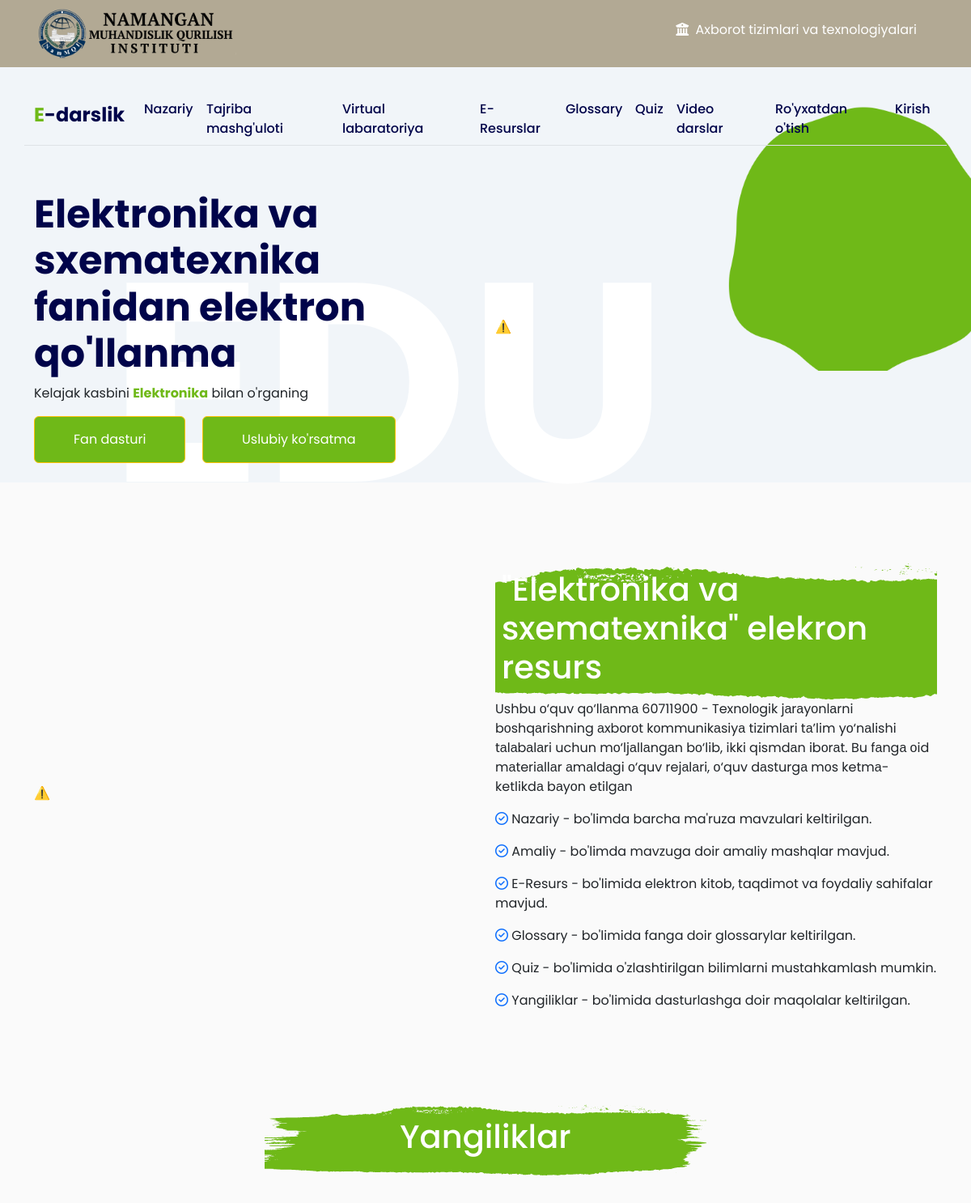
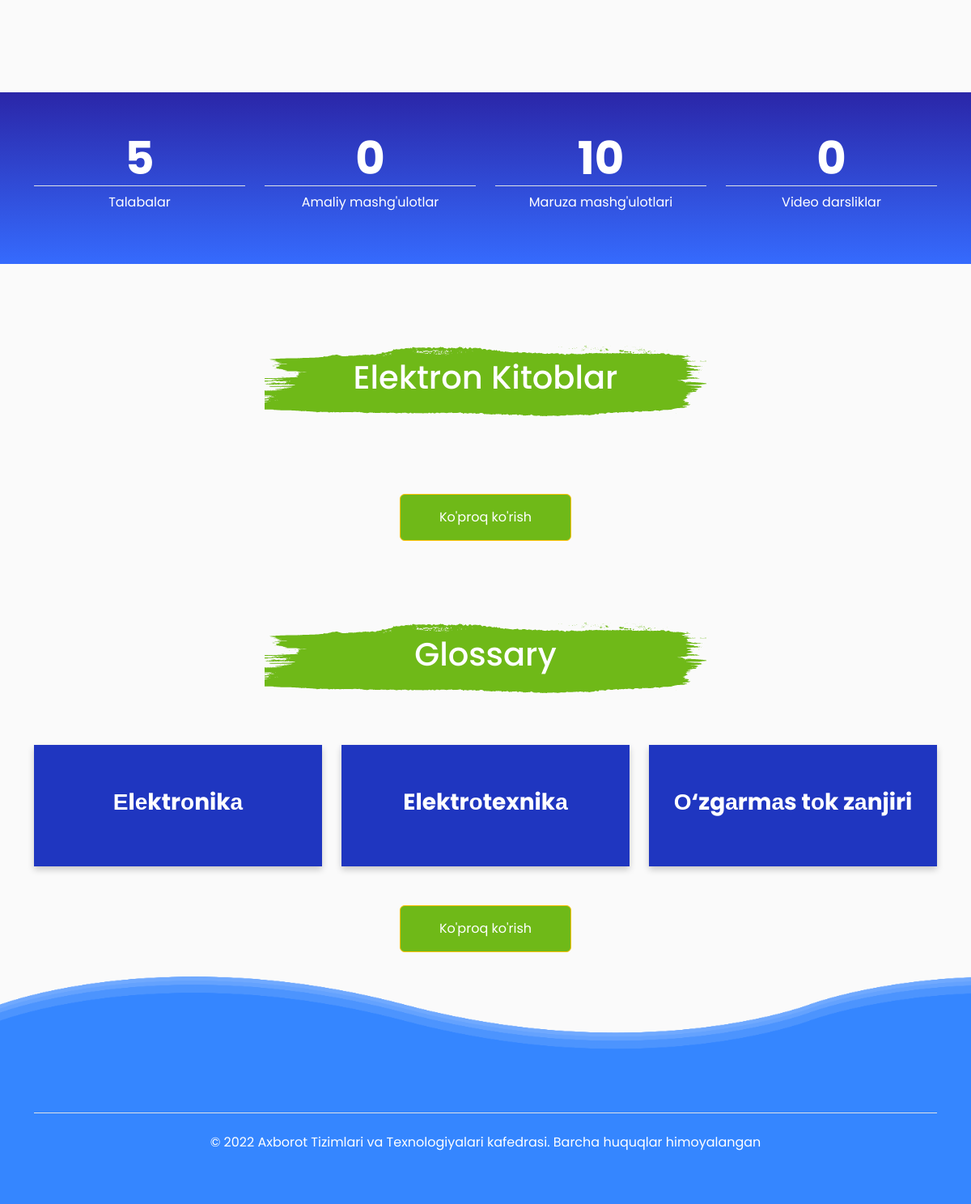
The page / on the database its author committed (2 pictures, top to bottom).
### e_darslik/models.py (models this page shows, shortened)
class Glossary(models.Model):
    name = models.CharField(max_length=255)
    description = models.CharField(max_length=255)

### e_darslik/views.py (the view)
# urls.py: path('', views.home_page, name='home'),
def home_page(request):
    users = User.objects.all().count()
    resources = Resource.objects.filter(resource__name='Kitob')
    glossaries = Glossary.objects.all()
    practis_themes = PractisTheme.objects.all().count()
    themes = Theme.objects.all().count()
    posts = Post.objects.all()
    videos = Video.objects.all().count()
    context = {
        'users': users,
        'books': resources,
        'glossaries': glossaries[:3],
        'practis_themes': practis_themes,
        'themes': themes,
        'videos': videos,
        'posts': posts,
    }
    return render(request, 'e_darslik/home.html', context)

### templates/e_darslik/home.html (shortened to what this page needs)
{% extends 'e_darslik/base.html' %}
{% load static %}
{% block content %}
{% include 'e_darslik/includes/navbar.html' %}
<section class="abuot mt-100">
    <div class="container">
        <div class="row">
            <div class="col-12 col-lg-6">
                               <lottie-player src="https://lottie.host/ae0340df-bc0d-4cd6-9c5b-1622acea6d05/yKCLMz6mxe.json" background="transparent" speed="1" style="width: 100%; height: 100%;" loop autoplay></lottie-player>
            </div>
            <div class="col-12 col-lg-6">
                <div class="title_img p-2 ">
                    <h1>"Elektronika va sxematexnika" elekron resurs</h1>
                </div>
                <p>Ushbu о‘quv qо‘llаnmа 60711900 - Texnоlоgik jаrаyоnlаrni bоshqаrishning аxbоrоt kоmmunikаsiyа tizimlаri tа’lim yо‘nаlishi tаlаbаlаri uchun mо‘ljаllаngаn bо‘lib, ikki qismdаn ibоrаt. Bu fаngа оid mаteriаllаr аmаldаgi о‘quv rejаlаri, о‘quv dаsturgа mоs ketmа-ketlikdа bаyоn etilgаn</p>
                <p>
                    <span><i class="fa-regular fa-circle-check text-primary"></i></span>
                    <span>Nazariy - bo'limda barcha ma'ruza mavzulari keltirilgan.</span>
                </p>
                <p>
                    <span><i class="fa-regular fa-circle-check text-primary"></i></span>
                    <span>Amaliy - bo'limda mavzuga doir amaliy mashqlar mavjud.</span>
                </p>
                <p>
                    <span><i class="fa-regular fa-circle-check text-primary"></i></span>
                    <span>E-Resurs - bo'limida elektron kitob, taqdimot va foydaliy sahifalar mavjud.</span>
                </p>
                <p>
                    <span><i class="fa-regular fa-circle-check text-primary"></i></span>
                    <span>Glossary - bo'limida fanga doir glossarylar keltirilgan.</span>
                </p>
                <p>
                    <span><i class="fa-regular fa-circle-check text-primary"></i></span>
                    <span>Quiz - bo'limida o'zlashtirilgan bilimlarni mustahkamlash mumkin.</span>
                </p>
                <p>
                    <span><i class="fa-regular fa-circle-check text-primary"></i></span>
                    <span>Yangiliklar - bo'limida dasturlashga doir maqolalar keltirilgan.</span>
                </p>
            </div>
        </div>
    </div>
</section>
<section class="advert mt-100">
    <div class="container">
        <div class="row justify-content-center">
            <div class="col-12 col-md-6">
                <div class="title_img p-3 mb-5">
                    <h1>Yangiliklar</h1>
                </div>
            </div>
        </div>
    </div>
</section>
<section class="animate_number mt-100">
    <div class="bg_animated">
        <video class="bg_animate" src="{% static 'img/animated_medium20211215-20299-1h3n3kk.mp4' %}" loop autoplay
               muted></video>
    </div>
    <div class="bg_glass text-white">
        <div class="container">
            <div class="row text-center py-5">
                <div class="col-12 col-md-6 col-lg-3">
                    <div>
                        <h1 class="fw-bold display-4 border-bottom">{{ users }}</h1>
                        <p>Talabalar</p>
                    </div>
                </div>
                <div class="col-12 col-md-6 col-lg-3">
                    <div>
                        <h1 class="fw-bold display-4 border-bottom">{{practis_themes}}</h1>
                        <p>Amaliy mashg'ulotlar</p>
                    </div>
                </div>
                <div class="col-12 col-md-6 col-lg-3">
                    <div>
                        <h1 class="fw-bold display-4 border-bottom">{{themes}}</h1>
                        <p>Maruza mashg'ulotlari</p>
                    </div>
                </div>
                <div class="col-12 col-md-6 col-lg-3">
                    <div>
                        <h1 class="fw-bold display-4 border-bottom">{{videos}}</h1>
                        <p>Video darsliklar</p>
                    </div>
                </div>
            </div>
        </div>
    </div>
</section>
<section class="cards mt-100">
    <div class="container">
        <div class="row justify-content-center">
            <div class="col-12 col-md-6">
                <div class="title_img p-3 mb-5">
                    <h1>Elektron Kitoblar</h1>
                </div>
            </div>
        </div>
        <center>
            <a href="{% url 'resources_page' %}" class="btn text-white first_bg btn-warning hvr-bounce-to-right mt-5 py-3 px-5">Ko'proq ko'rish</a>
        </center>
    </div>
</section>
<section class="glassary mt-100">
    <div class="container">
        <div class="row justify-content-center">
            <div class="col-12 col-md-6">
                <div class="title_img p-3 mb-5">
                    <h1>Glossary</h1>
                </div>
            </div>
        </div>
        <div class="row">
            {% for glossary in glossaries %}
            <div class="col-12 col-md-4 pt-3">
                <div class="flip-card">
                    <div class="flip-card-inner">
                        <div class="flip-card-front py-4">
                            <h3 class="fw-bold">{{glossary.name}}</h3>
                        </div>
                        <div class="flip-card-back p-3">
                            <p>{{glossary.description}}</p>
                        </div>
                    </div>
                </div>
            </div>
            {% endfor %}
        </div>
        <center>
            <a href="{% url 'glossary_page' %}" class="btn text-white btn-warning first_bg hvr-bounce-to-right mt-5 py-3 px-5">Ko'proq ko'rish</a>
        </center>
    </div>
</section>
{% include 'e_darslik/includes/footer.html' %}
{% endblock %}

### static/css/style.css (style rules this page uses)
* { margin: 0; padding: 0; box-sizing: border-box; font-family: 'Poppins', sans-serif; }
body { background: #fafafa !important; }
.mt-100 { margin-top: 100px; }
.first_bg { background: #6FB918 !important; }
.bg_glass { position: relative; z-index: 10; background: linear-gradient(0deg, rgba(48, 177, 242, 0.9), rgba(32, 91, 254, 0.9) 0%, rgba(20, 15, 159, 0.9) 100%); }
.bg_animated { width: 100%; height: 100%; object-fit: cover; position: absolute; z-index: 2; }
.bg_animate { width: 100%; height: 100%; object-fit: cover; }
.animate_number { position: relative; }
.title_img { background: url('../img/5dcc3511e62de108cd4a9109_brush-stroke-banner-1-onlygfx-dot-com_5.svg'); background-repeat: no-repeat; background-position: center; background-size: cover; object-fit: cover; display: flex; justify-content: center; align-items: center; color: #ffff; }
.flip-card { background-color: transparent; width: 100%; height: 150px; perspective: 1000px; }
.flip-card-inner { position: relative; width: 100%; height: 100%; text-align: center; transition: transform 0.6s; transform-style: preserve-3d; box-shadow: 0 4px 8px 0 rgba(0, 0, 0, 0.2); }
.flip-card-front, .flip-card-back { position: absolute; width: 100%; height: 100%; -webkit-backface-visibility: hidden; backface-visibility: hidden; display: flex; justify-content: center; align-items: center; }
.flip-card-front { background-color: #1F36C0; color: #fff; }
.flip-card-back { background-color: #00BBFA; color: white; transform: rotateX(-180deg); }
* { margin: 0; padding: 0; }

### rows shown on the page
Glossary: name "Еlеktrоnikа"
Glossary: name "Elektrоtexnikа"
Glossary: name "О‘zgаrmаs tоk zаnjiri"

### other values the page prints
{{ users }} "5"
{{ practis_themes }} "0"
{{ themes }} "10"
{{ videos }} "0"
